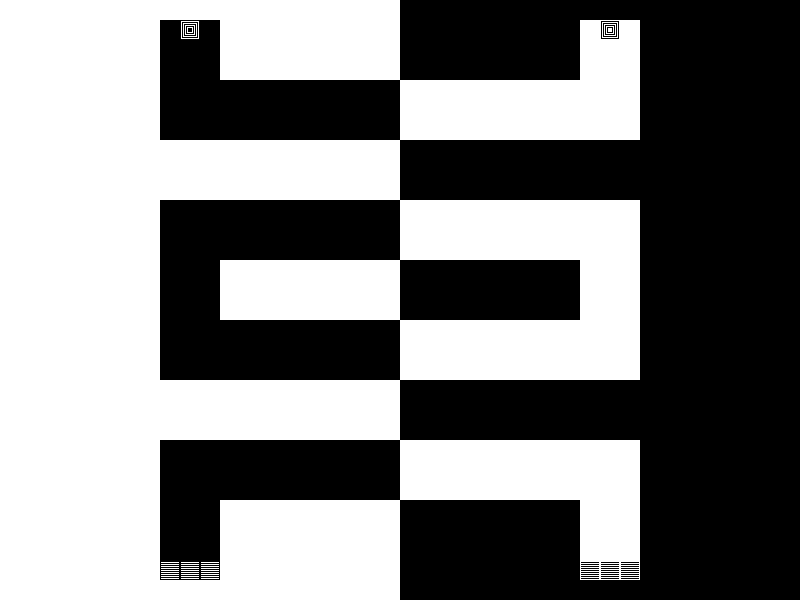

This game map was drawn from its Tiled (.tmx) file and the tilesets committed beside it. A one-line description and the trimmed map source follow:
An orthogonal 40x30 tile map with 20x20 px tiles, 1 tile layer (a), 2 hidden layers not drawn, 4 tilesets.

<map version="1.0" orientation="orthogonal" width="40" height="30" tilewidth="20" tileheight="20">
 <tileset firstgid="1" source="mirrorsTiles.tsx" />
 <tileset firstgid="4" source="mirrorExit.tsx" />
 <tileset firstgid="7" source="mirrorsSpawn.tsx" />
 <tileset firstgid="10" source="mirrorsAlt.tsx" />
 <layer name="a" width="40" height="30">
  <data>[1200 cells, 1200 non-empty, 6 distinct tile ids]</data>
 </layer>
 <layer name="b" width="40" height="30" visible="0">
  <data>[1200 cells, 1200 non-empty, 2 distinct tile ids]</data>
 </layer>
 <layer name="c" width="40" height="30" visible="0">
  <data>[1200 cells, 1200 non-empty, 3 distinct tile ids]</data>
 </layer>
</map>
